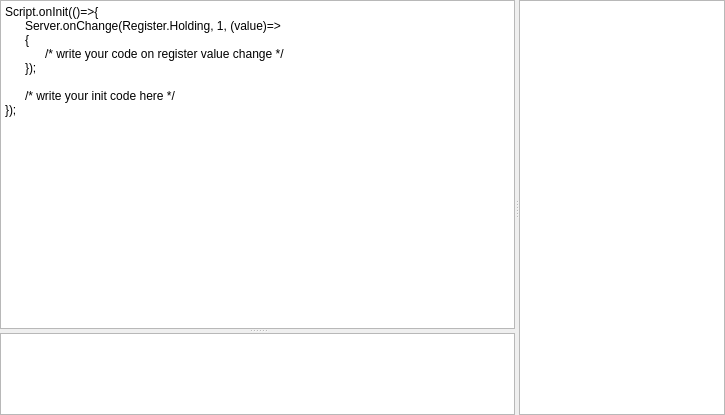
<?xml version="1.0" encoding="UTF-8"?>
<ui version="4.0">
 <class>ScriptControl</class>
 <widget class="QWidget" name="ScriptControl">
  <property name="geometry">
   <rect>
    <x>0</x>
    <y>0</y>
    <width>725</width>
    <height>415</height>
   </rect>
  </property>
  <layout class="QHBoxLayout" name="horizontalLayout">
   <property name="leftMargin">
    <number>0</number>
   </property>
   <property name="topMargin">
    <number>0</number>
   </property>
   <property name="rightMargin">
    <number>0</number>
   </property>
   <property name="bottomMargin">
    <number>0</number>
   </property>
   <item>
    <widget class="QSplitter" name="verticalSplitter">
     <property name="orientation">
      <enum>Qt::Horizontal</enum>
     </property>
     <widget class="QSplitter" name="horizontalSplitter">
      <property name="sizePolicy">
       <sizepolicy hsizetype="Preferred" vsizetype="Expanding">
        <horstretch>5</horstretch>
        <verstretch>0</verstretch>
       </sizepolicy>
      </property>
      <property name="orientation">
       <enum>Qt::Vertical</enum>
      </property>
      <widget class="JSCodeEditor" name="codeEditor">
       <property name="sizePolicy">
        <sizepolicy hsizetype="Expanding" vsizetype="Expanding">
         <horstretch>0</horstretch>
         <verstretch>4</verstretch>
        </sizepolicy>
       </property>
       <property name="plainText">
        <string>Script.onInit(()=&gt;{
	Server.onChange(Register.Holding, 1, (value)=&gt;
	{
		/* write your code on register value change */
	});

	/* write your init code here */
});</string>
       </property>
       <property name="tabStopDistance">
        <double>20.000000000000000</double>
       </property>
       <property name="placeholderText">
        <string/>
       </property>
      </widget>
      <widget class="ConsoleOutput" name="console">
       <property name="sizePolicy">
        <sizepolicy hsizetype="Expanding" vsizetype="Expanding">
         <horstretch>0</horstretch>
         <verstretch>1</verstretch>
        </sizepolicy>
       </property>
       <property name="undoRedoEnabled">
        <bool>false</bool>
       </property>
       <property name="readOnly">
        <bool>true</bool>
       </property>
      </widget>
     </widget>
     <widget class="HelpWidget" name="helpWidget">
      <property name="sizePolicy">
       <sizepolicy hsizetype="Preferred" vsizetype="Preferred">
        <horstretch>2</horstretch>
        <verstretch>0</verstretch>
       </sizepolicy>
      </property>
     </widget>
    </widget>
   </item>
  </layout>
 </widget>
 <customwidgets>
  <customwidget>
   <class>JSCodeEditor</class>
   <extends>QPlainTextEdit</extends>
   <header>jscodeeditor.h</header>
  </customwidget>
  <customwidget>
   <class>ConsoleOutput</class>
   <extends>QPlainTextEdit</extends>
   <header>consoleoutput.h</header>
  </customwidget>
  <customwidget>
   <class>HelpWidget</class>
   <extends>QTextBrowser</extends>
   <header>helpwidget.h</header>
  </customwidget>
 </customwidgets>
 <resources/>
 <connections/>
</ui>
